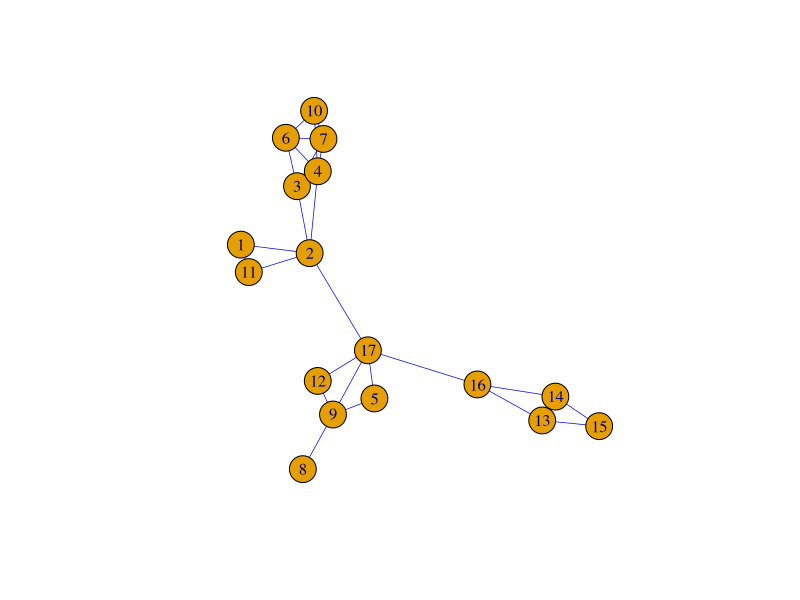
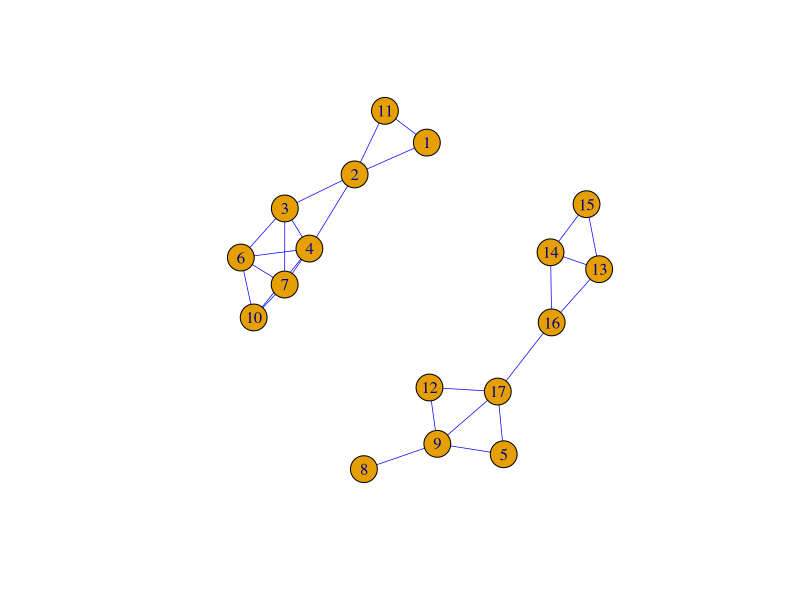
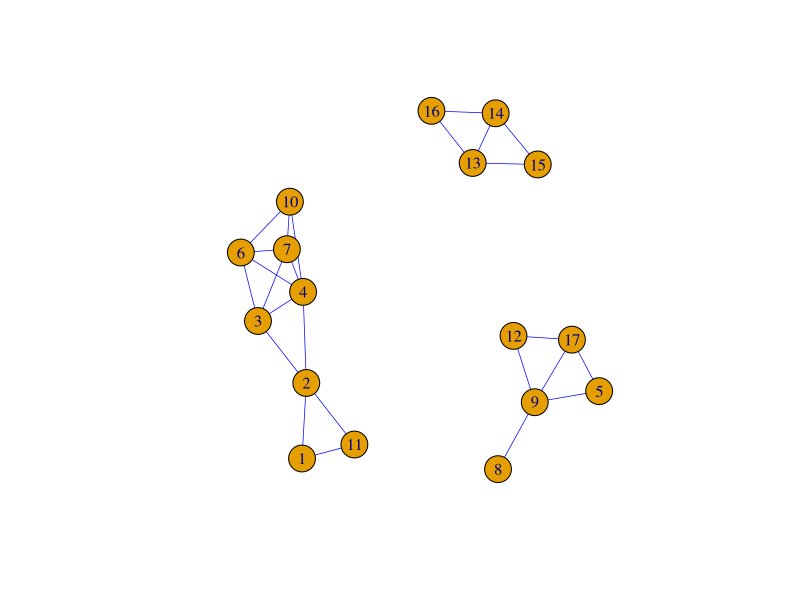
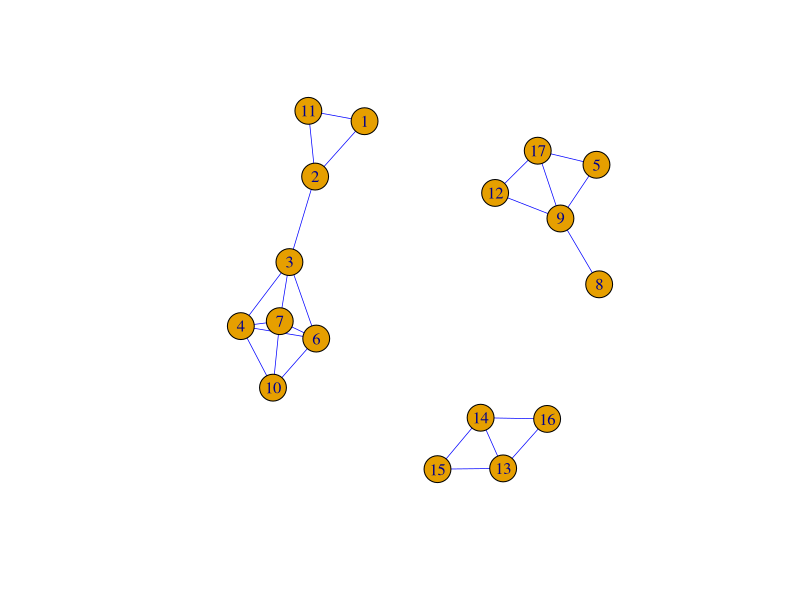
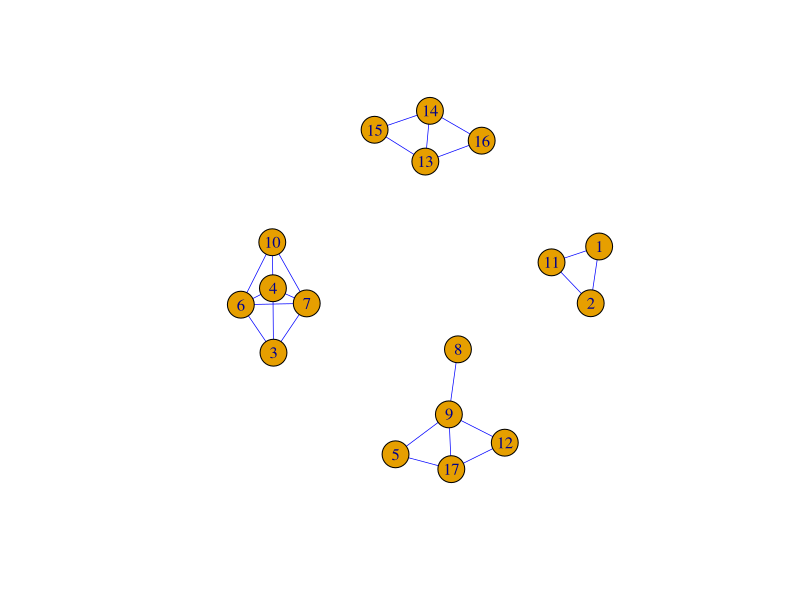
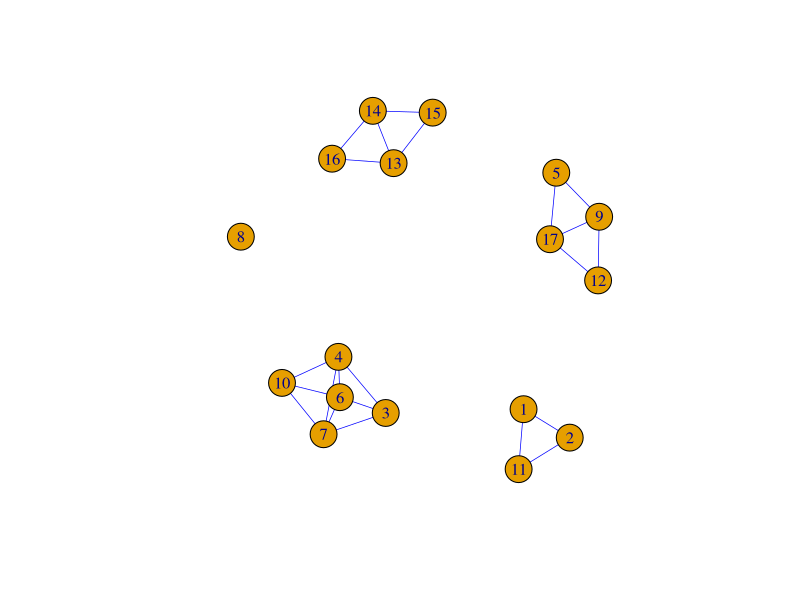

Here is the R script that generated these plots, in order: (Note: this script raises an error after producing the figures.)
#Community Detection method tutorial 
#Oct_13_2022

############################## Load library 
library(here)
library(igraph)

#Work through GN algorithm with generated small dataset 
#before application of other algorithms to real data

graph1 <- make_empty_graph(n = 17, directed = FALSE) %>% 
  add_edges(c(1,2,  2,3, 2,4, 2,11, 2,17, 1,11, 16,17, 6,7, 7, 10, 17,12,  3,4,
              4,10, 4,6, 6,10, 6,3, 3,7, 4,7, 9,12, 9,17, 9,8, 9,5, 5,17, 13,14,
              13,15, 13,16, 14,16, 14,15)) %>% 
  set_edge_attr("color", value = "blue")
#plot
plot(graph1,edge.width=0.7)

#There are 17 nodes and 27 edges in the network
#Visually, there are 4 communities in this network



#Girvan and Newman algorithm:
#(1)Calculating betweeness of all edges in the network
#(shortest paths going through an edge.
graph1_edge_betweeness <-edge_betweenness(graph1,e = E(graph1),directed = FALSE)
#View(graph1_edge_betweeness)

#(2) Removing the edge with highest betweeness centrality

#get the edge with highest betweeness centrality
max(graph1_edge_betweeness)
#The edge with highest edge betweeness centrality is between nodes 2,17 (edge#5)

#Remove edge (to seperate possible communities from rest of network so we would detect them)
graph1 <- delete_edges(graph1, get.edge.ids(graph1, c(2,17)))
plot(graph1, edge.width=0.7)

#(3) Re-calculate betweeness of remaining edges in the network
graph1_edge_betweeness <-edge_betweenness(graph1,e = E(graph1),directed = FALSE)
#View(graph1_edge_betweeness)


#(4) Removing the edge with highest betweeness centrality

#get the edge with highest betweeness centrality
max(graph1_edge_betweeness)
#The edge with highest edge betweeness centrality is between nodes 16,17 


#(5) Remove edge (to seperate possible communities from rest of network so we would detect them)
graph1 <- delete_edges(graph1, get.edge.ids(graph1, c(16,17)))
plot(graph1, edge.width=0.7)

#(6) Re-calculate betweeness of remaining edges in the network
graph1_edge_betweeness <-edge_betweenness(graph1,e = E(graph1),directed = FALSE)
#View(graph1_edge_betweeness)


#(7) Removing the edge with highest betweeness centrality

#get the edge with highest betweeness centrality
max(graph1_edge_betweeness)
#The edge with highest edge betweeness centrality is between nodes 2,4


#(8) Remove edge (to seperate possible communities from rest of network so we would detect them)
graph1 <- delete_edges(graph1, get.edge.ids(graph1, c(2,4)))
plot(graph1, edge.width=0.7)

#(9)Re-calculate betweeness of remaining edges in the network
graph1_edge_betweeness <-edge_betweenness(graph1,e = E(graph1),directed = FALSE)
#View(graph1_edge_betweeness)


#(10) Removing the edge with highest betweeness centrality

#get the edge with highest betweeness centrality
max(graph1_edge_betweeness)
#The edge with highest edge betweeness centrality is between nodes 2,3


#(11) Remove edge (to seperate possible communities from rest of network so we would detect them)
graph1 <- delete_edges(graph1, get.edge.ids(graph1, c(2,3)))
plot(graph1, edge.width=0.7)

#Keep going...

#(12)Re-calculate betweeness of remaining edges in the network
graph1_edge_betweeness <-edge_betweenness(graph1,e = E(graph1),directed = FALSE)
#View(graph1_edge_betweeness)


#(10) Removing the edge with highest betweeness centrality

#get the edge with highest betweeness centrality
max(graph1_edge_betweeness)
#The edge with highest edge betweeness centrality is between nodes 9,8


#(11) Remove edge (to seperate possible communities from rest of network so we would detect them)
graph1 <- delete_edges(graph1, get.edge.ids(graph1, c(9,8)))
plot(graph1, edge.width=0.7)


#We can keep going on until there are no edges left, but we can stop before the
#removal of 9,8 edge removal because it was clear that we have communities with
#dense edges within clusters and sparse edges between clusters (other communities). 


################################################################################################


#####Community Detection - Dataset
#Dataset name: "email-Eu-core network"
#Dataset source: Stanford Network Analysis Project website
# (https://snap.stanford.edu/data/email-Eu-core.html)


# -The dataset contains internal email network data from a large
# European research institution.
# -It is directed (has sender/reciever) info regarding emails.
# -There is an edge between i->j if i has sent an email at least one time.
# -The dataset has 1005 Nodes and 25571 Edges.
# -Communities ground truth:
#  "The dataset also contains (ground-truth) community memberships of 
#  the nodes. Each individual belongs to exactly one of 42 departments" 
	



################## Load files 
#Read gzfiles as data.files 
#1.Email communication links between members of the institution
email_network <-
    read.table(gzfile(here("class7", "email-Eu-core.txt.gz")), sep=" ")

#Each row in this network has 2 entries with the Node IDs forming each edge.



#2. Department membership labels
member_dept <-
    read.table(gzfile(here("class7", "email-Eu-core-department-labels.txt.gz")),
               sep=" ")

#The 1st column is NODEID (node-id (a member of the institute))
#The 2nd column is DEPARTMENT membership (id of the member's department ( 0-41))


#Create igraph object from data frames
email_communities <-
    graph_from_data_frame(email_network, directed = T, vertices = member_dept)


#Convert the igraph object to non-directed 
email_communities_undirected <-as.undirected(
  email_communities,
  mode = c( "mutual"),
  edge.attr.comb = igraph_opt("edge.attr.comb"))



#Undirected dataset has 230 components
#View(x<- components(email_communities_undirected)) #returns component membership&size
#View(count<- count_components(email_communities_undirected)) #returns number of components

############################### Community detection algorithm 

#1.Fastgreedy algorthim 
#cluster_fast_greedy() function tries to find dense subgraph (community)
#graphs via directly optimizing a modularity score.
cluster_fastgreedy = cluster_fast_greedy(
  email_communities_undirected, 
  merges = TRUE,
  modularity = TRUE,
  membership = TRUE,
  weights = NULL
)

# number of communities
length(cluster_fastgreedy)
#The fastgreedy algorithm identified 255 communities  

# memberships of nodes (the membership vector of the community structure.)
membership(cluster_fastgreedy)

#Community sizes
sizes_fastgreedy <- sizes(cluster_fastgreedy)
#View community sizes 
head(sizes_fastgreedy)


#Modularity measure
modularity(cluster_fastgreedy)
#The optimized modularity value of the community structure is 0.4077783

#plot communities
plot_fastgreedy <- plot(cluster_fastgreedy, email_communities_undirected, layout=layout_nicely(email_communities, dim = 2))

#plot communities dendogram
plot_dendrogram(
  cluster_fastgreedy,
  mode = "auto",
  palette = categorical_pal(8)
)

#######################2.Infomap##########################

cluster_infomap <-cluster_infomap(
  email_communities_undirected,
  nb.trials = 30,
  modularity = TRUE
)

# number of communities
length(cluster_infomap)
#The algorithm identified 252 communities  

# memberships of nodes
membership(cluster_infomap)

#Community sizes
sizes_infomap <- sizes(cluster_infomap)
#View community sizes 
head(sizes_infomap)


#Modularity measure
modularity(cluster_infomap)
#The optimized modularity value of the community structure is 0.4791394

#plot communities
plot(cluster_infomap, email_communities_undirected, layout=layout_nicely(email_communities, dim = 2))




####################################3. Leading eigenvector #################################### 

cluster_leading_eigen <-cluster_leading_eigen(email_communities_undirected)
 
# number of communities
length(cluster_leading_eigen)
#The  algorithm identified 239 communities  

# memberships of nodes
membership(cluster_leading_eigen)

#Community sizes
sizes_leading_eigen <- sizes(cluster_leading_eigen)
#View community sizes 
head(sizes_leading_eigen)


#Modularity measure
modularity(cluster_leading_eigen)
#The optimized modularity value of the community structure is 0.4091464

#plot communities
plot(cluster_leading_eigen, email_communities_undirected, layout=layout_nicely(email_communities, dim = 2))


#####################################4.Label Propagation
#This is a fast, nearly linear time algorithm for detecting community 
#structure in networks. In works by labeling the vertices with unique 
#labels and then updating the labels by majority voting in the neighborhood
#of the vertex.
cluster_label_prop<- cluster_label_prop(email_communities_undirected)

# number of communities
length(cluster_label_prop)
#The  algorithm identified 257 communities  

# memberships of nodes
membership(cluster_label_prop)

#Community sizes
sizes_leading_eigen <- sizes(cluster_label_prop)
#View community sizes 
head(cluster_label_prop)


#Modularity measure
modularity(cluster_label_prop)
#The optimized modularity value of the community structure is 0.01860538
# Notice the difference between modularity value of this method vs. others. 
# This is because label propogation algorithm does not depend on modularity 
# for community detection. Instead, label propogation assigns an initial label
# for each node randomly then engages in a random ordering process wherein nodes
# update their label to match the most common label of adjacent nodes. It continues
# until every node has the label that matches the maximum number of its neighbors.

# You can still use modularity for cross-algorithm comparison, but label
# propagation may not always do so well.

#plot communities
plot(cluster_label_prop, email_communities_undirected, layout=layout_nicely(email_communities, dim = 2))

###############5.Multilevel optimization of modularity
# based on the modularity measure and a hierarchical approach.
cluster_multilevel <-cluster_louvain(email_communities_undirected)

# number of communities
length(cluster_multilevel)
#The  algorithm identified 238 communities  

# memberships of nodes
membership(cluster_multilevel)

#Community sizes
sizes_leading_eigen <- sizes(cluster_multilevel)
#View community sizes 
head(cluster_multilevel)


#Modularity measure
modularity(cluster_multilevel)
#The optimized modularity value of the community structure is 0.4849411

#plot communities
plot(cluster_multilevel, email_communities_undirected, layout=layout_nicely(email_communities, dim = 2))



##############################6. walktrap

#Community structure via short random walks
#This function tries to find densely connected subgraphs,
#also called communities in a graph via random walks. 
#The idea is that short random walks tend to stay in the same community.
walktrap_clusters <- cluster_walktrap(
  email_communities_undirected,
  merges = TRUE,
  modularity = TRUE,
  membership = TRUE)


# number of communities
length(walktrap_clusters)
#The  algorithm identified 312 communities  

# memberships of nodes
membership(walktrap_clusters)

#Community sizes
sizes_leading_eigen <- sizes(walktrap_clusters)


#Modularity measure
modularity(walktrap_clusters)
#The optimized modularity value of the community structure is 0.4209934

#plot communities
plot(walktrap_clusters, email_communities_undirected, layout=layout_nicely(email_communities, dim = 2))

######################Spinglass
######################Edge betweeness 
#betweeness_cluster<-  cluster_edge_betweenness(email_communities,
#  directed = TRUE,
#  edge.betweenness = TRUE,
#  merges = TRUE,
#  bridges = TRUE,
#  modularity = TRUE,
#  membership = TRUE)


#Spinglass & Edge betweeness take a LONG time...


###########Compare algorithms to assess similarity
print(c <-compare(
  cluster_fastgreedy,
  walktrap_clusters,
  method = c("nmi")))

#'nmi' is the normalized mutual information measure 
#proposed by Danon et al. (2005)
#Value indicates similarity in algorithms' estimation of communities 
#Closer to 1 indicates more similarity 


#fastgreedy&infomap are more similar than fastgreedy&walktrap
print(c <-compare(
  cluster_fastgreedy,
  cluster_infomap,
  method = c("nmi")))


#fastgreedy&previous 2 are more similar to each other than fastgreedy&label_propogation 
print(c <-compare(
  cluster_fastgreedy,
  cluster_label_prop,
  method = c("nmi")))


###################### Verification of communities & ground truths ##############
# We can analyze the overlap between the detected communities and the actual 
# departments (the ground truth) that each actor belongs to. 

#We will compare the department membership communities & 2 different community
# detection algorithms (fastgreedy and label propogation)

#Declare a numeric vector as a membership vector
dept_membership <- as_membership(member_dept$V2)

#Create a cluster based on dept membership
dept_cluster <- make_clusters(
  email_communities_undirected,
  membership = dept_membership,
  algorithm = NULL,
  merges = NULL,
  modularity = FALSE
)



#Plot communities
#The first plot is the one we plotted for Fastgreedy algorithm
plot(cluster_fastgreedy, email_communities_undirected, layout=layout_nicely(email_communities, dim = 2), reaks=30 , border=F , col=rgb(0.1,0.8,0.3,0.5) , xlab="Fastgreedy Algorithm" , main="")

#The second plot is based on department membership
plot(dept_cluster, email_communities_undirected, layout=layout_nicely(email_communities, dim = 2), reaks=30 , border=F , col=rgb(0.1,0.8,0.3,0.5) , xlab="Department Membership" , main="")
# Plotting dept membership results in a differently shaded networks 


# Compare whether the department membership corresponds to communities membership 
print(c <-compare(
  cluster_fastgreedy,
  dept_cluster,
  method = c("nmi")))

# The result (0.5036467) confirms that there is low overlap between 
# communities detected by the algorithms and communities based 
# on department membership (which represents the ground truth of 
# communities). However, this does mean that algorithms are not 
# accurate. For example, if the focus of the research communities
# is multidisciplinary research, then a community that does not
# resemble department membership makes sense. 


#Comparison of dept membership with label propagation

#The third plot is based on department membership
plot(cluster_label_prop, email_communities_undirected, layout=layout_nicely(email_communities, dim = 2), reaks=30 , border=F , col=rgb(0.1,0.8,0.3,0.5) , xlab="Label propogation" , main="")
# Plotting dept membership results in a differently shaded networks 


# Compare whether the department membership corresponds to communities membership 
print(c <-compare(
  cluster_label_prop,
  dept_cluster,
  method = c("nmi")))

# Result (0.3233396) indicates an even lower similarity between community detecting using label
# propagation & department membership 